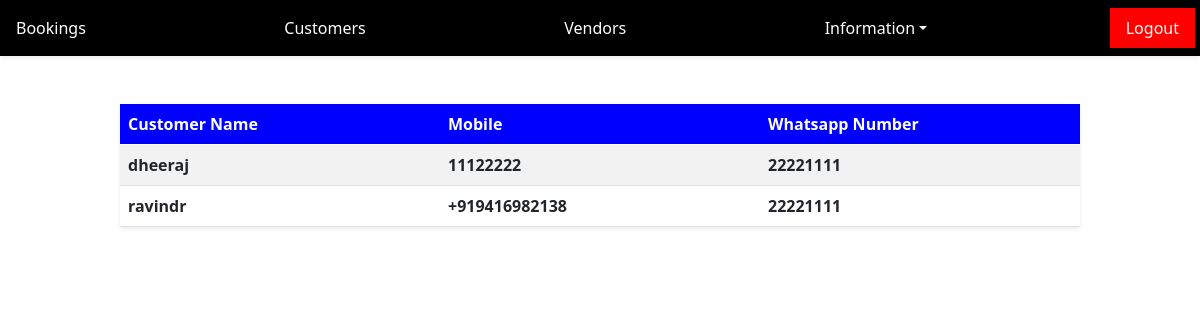
/customer/list/ (signed in), run on the app's committed database.
### customer/models.py (models this page shows, shortened)
class CustomerProfile(models.Model):
	user 					=		models.OneToOneField(User,on_delete=models.CASCADE)
	name 					=		models.CharField(max_length=120)
	mobile 					=		models.CharField(max_length=120)
	whatsapp_number 		=		models.CharField(max_length=120)
	email 					=		models.EmailField(unique=True)
	city 					=		models.CharField(max_length=120)
	state 					=		models.CharField(max_length=120)
	photo 					=		models.FileField(upload_to='CustomerProfileImages/')

### customer/views.py (the view)
# urls.py: path('list/',customers,name='customers'),
@login_required(login_url="login")
def customers(request):
	query 	=	CustomerProfile.objects.all()
	return render(request,'customers.html',{'ls':query})

### customer/templates/customers.html
{% include 'index.html' %}
{% block content %}
<div>
	<center>
		<div>
				<table class="table table-striped mt-5 shadow-sm" style="border-collapse:collapse; table-layout:fixed; width: 80%">
					<thead>
						<tr>
							<th style="background-color: blue;color: #fff">Customer Name</th>
							<th style="background-color: blue;color: #fff">Mobile</th>
							<th style="background-color: blue;color: #fff">Whatsapp Number</th>
						</tr>
					</thead>
					<tbody>
						{% for ls in ls %}
							<tr>
								<th>{{ ls.name }}</th>
								<th>{{ ls.mobile }}</th>
								<th>{{ ls.whatsapp_number }}</th>
							</tr>
						{% endfor %}
					</tbody>
				</table>
		</div>
	</center>
</div>
{% endblock %}

### data on the page
CustomerProfile: name "dheeraj", mobile "11122222", whatsapp_number "22221111"
CustomerProfile: name "ravindr", mobile "+919416982138", whatsapp_number "22221111"
